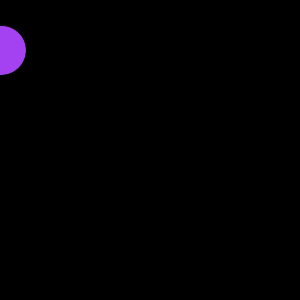
Frame 1 (no input)
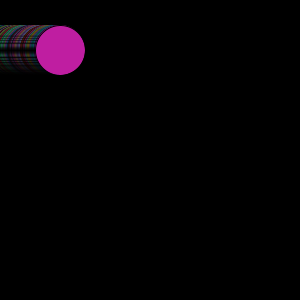
Frame 60 (the mouse pressed at the canvas centre just before this capture)
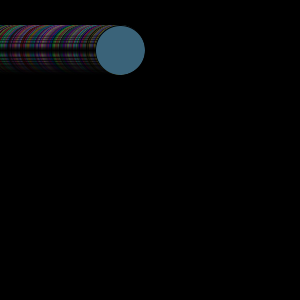
Frame 120 (the mouse held since frame 60 and released just before this capture)

The Processing sketch that drew these frames (run headless with seeded random() and noise(); from frame 60 on, the mouse is pressed at the canvas centre):

// Processing sketch: processing_155956
// ── processing_155956.pde

int xpos = 0;
int xdir = 1;

void setup()
{
  background(0);
  size(300,300);
}


void draw()
{
  
  xpos = xpos + xdir;
  
  // if xpos is greater than the width-20 (280) 
  // or if xpos is less than 1 then negate xdir
  if (xpos > width-20 || xpos < 1)
  {
    xdir = -xdir;
  }
  
  int colors = 255;
  fill(random(colors), random(colors), random(colors));
  ellipse(xpos, 50, 50, 50);
}
